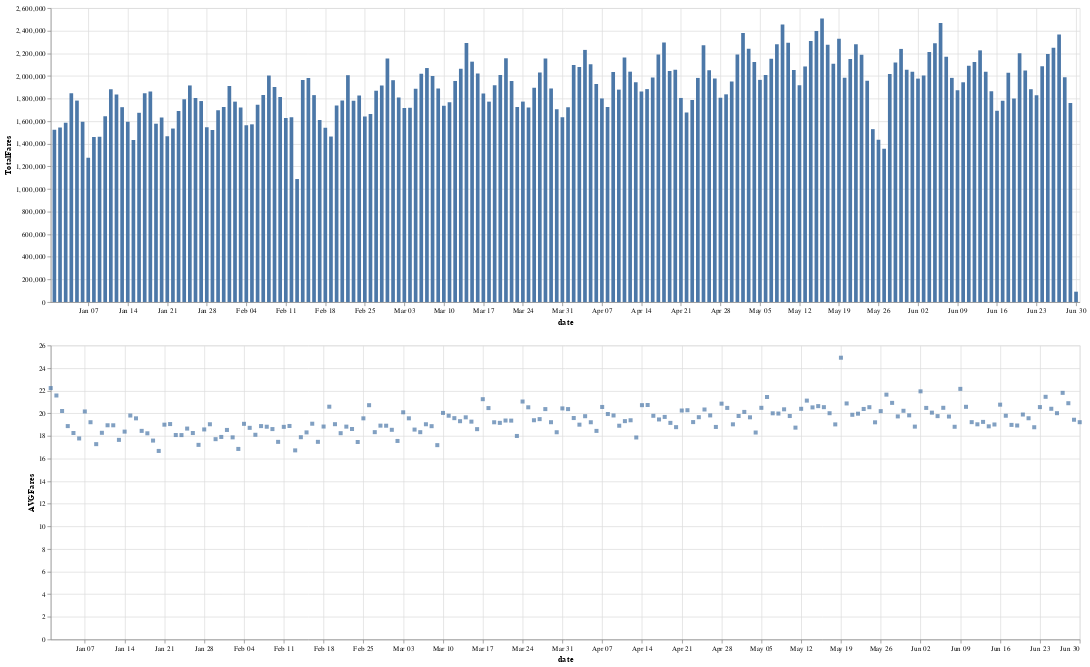

Notebook code cell kept with this figure:
### Code cell
import altair as alt
brush = alt.selection_interval()
details = alt.Chart(data).mark_bar().encode(alt.X('date:T'),  alt.Y('TotalFares:Q'), tooltip=[alt.Tooltip('date:T',format='%Y-%m-%d %H'),'TotalFares:Q']
).properties( width=1400,  height=400 ).add_params( brush)

summary = alt.Chart(data).mark_square().encode( alt.X('date:T'), alt.Y('AVGFares:Q'), tooltip=['AVGFares:Q'] ).properties(  width=1400,  height=400).transform_filter( brush)
details & summary

### Figure 1 — Vega-Lite specification as saved in the notebook (floating-point values rounded to 4 significant figures; data arrays with more than 128 entries replaced by an {"elided": "..."} marker saying what was removed)
{"config": {"view": {"continuousWidth": 300, "continuousHeight": 300}}, "vconcat": [{"mark": {"type": "bar"}, "encoding": {"tooltip": [{"field": "date", "format": "%Y-%m-%d %H", "type": "temporal"}, {"field": "TotalFares", "type": "quantitative"}], "x": {"field": "date", "type": "temporal"}, "y": {"field": "TotalFares", "type": "quantitative"}}, "height": 400, "name": "view_1", "width": 1400}, {"mark": {"type": "square"}, "encoding": {"tooltip": [{"field": "AVGFares", "type": "quantitative"}], "x": {"field": "date", "type": "temporal"}, "y": {"field": "AVGFares", "type": "quantitative"}}, "height": 400, "transform": [{"filter": {"param": "param_1"}}], "width": 1400}], "data": {"name": "data-c247a152c61bc8aa684f313976304040"}, "params": [{"name": "param_1", "select": {"type": "interval"}, "views": ["view_1"]}], "$schema": "https://vega.github.io/schema/vega-lite/v5.20.1.json", "datasets": {"data-c247a152c61bc8aa684f313976304040": {"elided": "182 records"}}}
